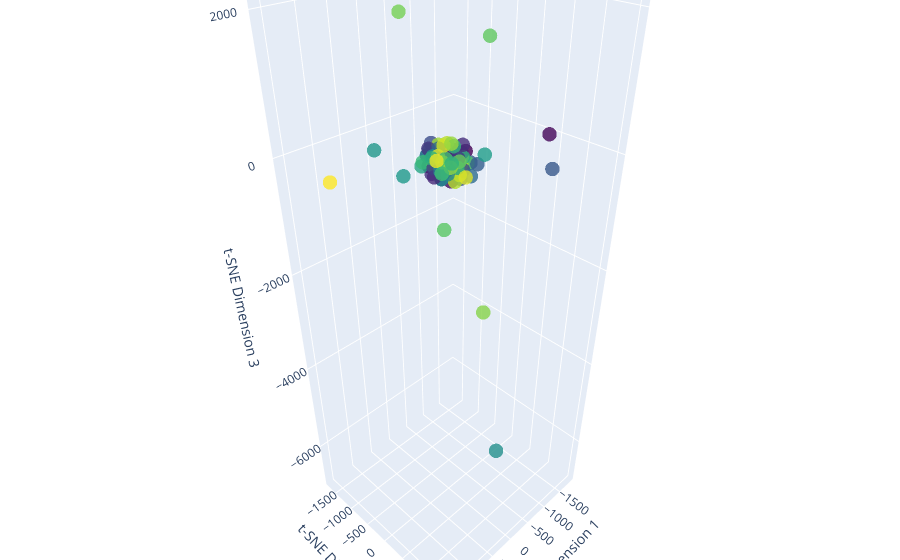

Write notebook code for a chart like this one.
### Code cell
from sklearn.cluster import SpectralClustering
from sklearn.manifold import TSNE
import numpy as np
import matplotlib.pyplot as plt
import plotly.graph_objs as go

def plot_tsne(similarities, node_list, edge_list, perplexity=10, learning_rate=300, n_iter=1000, interactive=False):  
    tsne = TSNE(n_components=3, perplexity=perplexity, learning_rate=learning_rate, n_iter=n_iter)
    embeddings = tsne.fit_transform(1 - similarities)

    label_map = {label: i for i, label in enumerate(np.unique(node_list))}
    #node_colors = [label_map[label] for label in node_list]

    plt.figure(figsize=(20, 20))
    plt.scatter(embeddings[:, 0], embeddings[:, 1]) # c=node_colors, cmap='viridis'
    #plt.colorbar(label='Node Label')

    for edge in edge_list:
        u, v = edge
        u_index = node_list.index(u)
        v_index = node_list.index(v)
        plt.plot([embeddings[u_index, 0], embeddings[v_index, 0]], 
                 [embeddings[u_index, 1], embeddings[v_index, 1]], 
                 color='gray', alpha=0.5)

    for i, node_number in enumerate(node_list):
        plt.annotate(node_number, (embeddings[i, 0], embeddings[i, 1]), textcoords="offset points", xytext=(0,10), ha='center')

    plt.title('t-SNE Visualization of Node Similarities')
    plt.xlabel('t-SNE Dimension 1')
    plt.ylabel('t-SNE Dimension 2')
    plt.grid(True)
    plt.show()

    if interactive:
        trace = go.Scatter3d(
            x=embeddings[:, 0],
            y=embeddings[:, 1],
            z=embeddings[:, 2],
            mode='markers',
            text=node_list,
            hoverinfo='text',
            marker=dict(
                size=5,
                color=[label_map[label] for label in node_list],
                colorscale='Viridis',
                opacity=0.8
            )
        )

        layout = go.Layout(
            scene=dict(
                xaxis=dict(title='t-SNE Dimension 1'),
                yaxis=dict(title='t-SNE Dimension 2'),
                zaxis=dict(title='t-SNE Dimension 3')
            ),
            margin=dict(l=0, r=0, b=0, t=0)
        )

        fig = go.Figure(data=[trace], layout=layout)
        fig.show()

plot_tsne(similarity_matrix, node_list, edge_list, interactive=True)

### Figure 1 — Plotly figure (JSON) as saved in the notebook; plotly's stock layout.template omitted (floating-point values rounded to 4 significant figures)
{"data": [{"hoverinfo": "text", "marker": {"color": [0, 11, 22, 33, 44, 55, 66, 75, 76, 1, 2, 3, 4, 5, 6, 7, 16, 17, 18, 19, 20, 21, 23, 25, 26, 27, 28, 29, 30, 31, 32, 38, 39, 43, 45, 47, 51, 54, 61, 65, 67, 68, 69, 70, 8, 9, 10, 12, 13, 14, 15, 24, 36, 37, 46, 34, 35, 73, 50, 40, 48, 53, 59, 41, 42, 56, 57, 58, 60, 62, 63, 71, 72, 74, 52, 49, 64], "colorscale": [[0, "#440154"], [0.1111, "#482878"], [0.2222, "#3e4989"], [0.3333, "#31688e"], [0.4444, "#26828e"], [0.5556, "#1f9e89"], [0.6667, "#35b779"], [0.7778, "#6ece58"], [0.8889, "#b5de2b"], [1, "#fde725"]], "opacity": 0.8, "size": 5}, "mode": "markers", "text": ["1", "2", "3", "4", "5", "6", "7", "8", "9", "10", "11", "12", "13", "14", "15", "16", "24", "25", "26", "27", "28", "29", "30", "32", "33", "34", "35", "36", "37", "38", "39", "44", "45", "49", "50", "52", "56", "59", "65", "69", "70", "71", "72", "73", "17", "18", "19", "20", "21", "22", "23", "31", "42", "43", "51", "40", "41", "76", "55", "46", "53", "58", "63", "47", "48", "60", "61", "62", "64", "66", "67", "74", "75", "77", "57", "54", "68"], "type": "scatter3d", "x": [-86.49, 102.3, -247.2, -82.84, -52.36, -115.4, -165.5, -114.3, 1568.0, -1828.0, 66.32, -114.2, -65.14, 232.6, 24.2, -226.6, 172.4, 30.36, -365.2, -1.595, -243.8, -348.5, -162.3, 8.296, 110.0, -90.68, 253.1, 253.1, 73.11, 73.11, 73.11, -1182.0, 200.5, 162.1, 838.5, 103.2, 516.7, 105.0, 61.7, 43.16, -43.95, -13.57, -129.8, 1032.0, 134.7, 244.5, -169.1, -66.27, 38.91, -27.06, -82.88, -60.64, 152.9, -34.53, -225.7, 274.5, 138.1, 107.7, 11.94, 279.3, -230.4, -131.3, 14.87, 730.8, -508.3, 212.5, -1150.0, -345.3, -673.2, 597.8, -81.9, -448.8, 204.1, 249.0, -575.6, 65.49, -195.7], "y": [247.3, -236.7, 192.0, -109.2, 157.4, 258.4, 89.67, 147.3, -625.5, 347.1, 116.8, 11.66, 7.746, -151.4, 10.1, 34.28, 255.0, 316.0, -734.5, 237.9, -99.52, 1521.0, 399.7, -236.0, -270.1, 349.5, -163.5, -163.5, -64.11, -64.11, -64.11, 189.5, 277.5, -26.64, 361.6, 383.6, 35.83, -191.9, 1.088, -151.9, 91.53, -43.85, 96.5, -330.3, 145.3, -34.38, 111.8, -473.9, 228.9, -329.3, -190.0, -257.8, -23.38, -351.0, -41.21, 125.1, 125.2, -97.68, 117.1, -1291.0, -583.5, -187.9, -103.5, -121.4, 220.3, 125.1, -326.1, -121.4, -1706.0, 1275.0, -35.76, -554.7, 530.8, 22.16, -725.2, 131.9, -136.7], "z": [210.7, -234.7, -33.71, 96.62, -53.64, 29.21, -66.66, 76.03, 18.14, -41.57, -239.3, 139.0, 14.51, -41.22, 115.0, 73.18, -41.68, -11.65, -65.72, -182.0, -9.427, 290.1, 40.18, 27.65, 123.8, -133.6, 122.6, 122.6, -268.0, -268.0, -268.0, -6828.0, 124.7, 243.8, 337.1, 226.2, 175.6, -97.91, -111.6, 218.2, -294.4, 256.4, -217.5, 2560.0, 167.7, -167.6, 233.4, 21.28, 137.9, -225.9, -209.7, 93.31, -2.937, -46.25, -186.8, -17.0, -102.6, 85.01, 271.2, -154.3, -218.9, -63.34, -40.66, -10.56, 11.07, -964.8, 1424.0, -156.6, 1590.0, -1629.0, -133.3, -74.95, 16.25, 98.62, -641.4, 36.65, 165.0]}], "layout": {"margin": {"b": 0, "l": 0, "r": 0, "t": 0}, "scene": {"xaxis": {"title": {"text": "t-SNE Dimension 1"}}, "yaxis": {"title": {"text": "t-SNE Dimension 2"}}, "zaxis": {"title": {"text": "t-SNE Dimension 3"}}}}}
